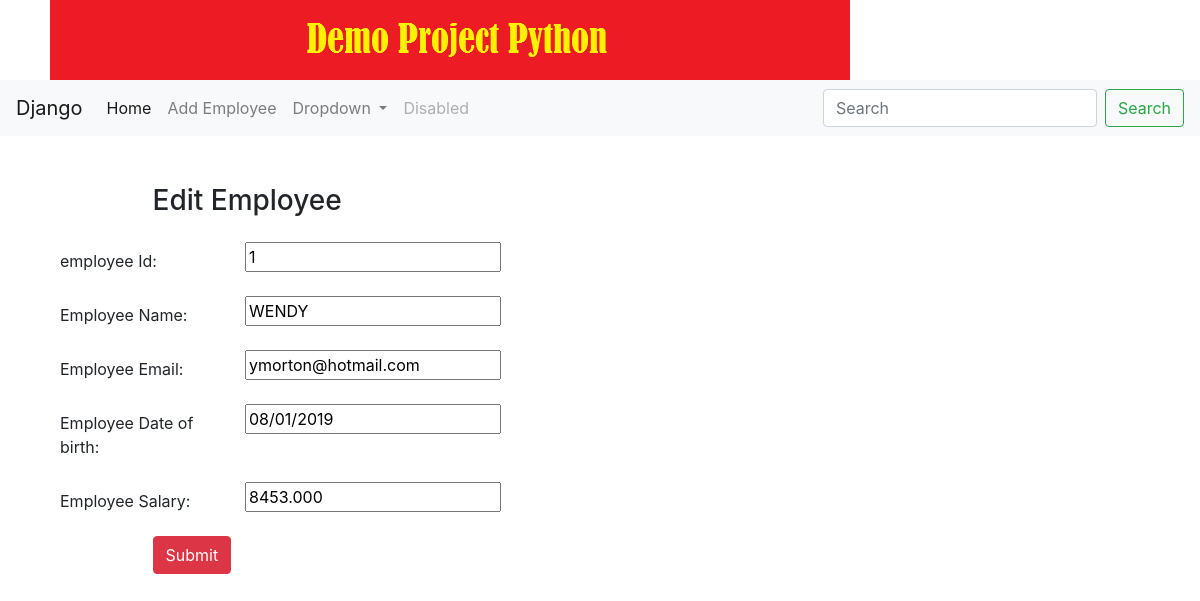
Screenshot of /edit/1 with the database file from the repository.
### less4App/models.py (models this page shows, shortened)
class Employee(models.Model):
    id = models.AutoField(primary_key=True)
    name = models.CharField("Employee Name", max_length=100)
    email = models.EmailField("Email Address", max_length=100)
    dob = models.DateTimeField("Date of Birth")
    salary = models.FloatField("Basic Salary")
    class Meta:
        db_table = "employees"

### less4App/views.py (the view)
# urls.py: path('edit/<int:id>',views.edit),
def edit(request, id):
    employee = Employee.objects.get(id=id)
    form = EmployeeForm(request.POST,request.FILES)
    return render(request, 'edit.html',{'employee': employee, 'form':form})

### less4App/forms.py
class EmployeeForm(forms.ModelForm):
    class Meta:
        model = Employee
        fields = "__all__"
        widgets = {
                'dob'   : forms.DateInput(attrs={'class':'form-control datepicker1'}),
                'name'  : forms.TextInput(attrs={'class': 'form-control'}),
                'email' : forms.TextInput(attrs={'class': 'form-control','placeholder': 'Email Address'}),
                'salary': forms.TextInput(attrs={'class': 'form-control'}),
        }

### templates/edit.html (shortened to what this page needs)
{% extends 'base.html'%}
{% block content %}
    <form  class="post-form" action="/update/{{employee.id}}" method="POST" >
        <div class="container">
    <br>
    <div class="">
        <br>
        <div class="form-group row">
          <label class="col-sm-1 col-form-label"></label>
          <div class="col-sm-4">
          <h3>Edit Employee</h3>
          </div>
        </div>
        <div class="form-group row">
        <label class="col-sm-2 col-form-label">employee Id:</label>
        <div class="col-sm-4">
          <input type="text" name="id" id="id_id" required maxlength="20" value="{{ employee.id }}"/>
        </div>
      </div>
      <div class="form-group row">
        <label class="col-sm-2 col-form-label">Employee Name:</label>
        <div class="col-sm-4">
          <input type="text" name="name" id="name" required maxlength="20" value="{{ employee.name | upper }}"/>
        </div>
      </div>
        <div class="form-group row">
        <label class="col-sm-2 col-form-label">Employee Email:</label>
        <div class="col-sm-4">
            <input type="text" name="email" id="email" required maxlength="20" value="{{ employee.email }}"/>
        </div>
      </div>
        <div class="form-group row">
        <label class="col-sm-2 col-form-label">Employee Date of birth:</label>
        <div class="col-sm-4">
            <input type="text" name="dob" id="dob" required maxlength="20" value="{{ employee.dob | date:"m/d/Y"}}"/>
        </div>
      </div>
      <div class="form-group row">
    <label class="col-sm-2 col-form-label">Employee Salary:</label>
    <div class="col-sm-4">
        <input type="text" name="salary" id="salary" required maxlength="200" value="{{ employee.salary | floatformat:"3"}}"/>
    </div>
  </div>
        <div class="form-group row">
        <label class="col-sm-1 col-form-label"></label>
        <div class="col-sm-4">
        <button type="submit" class="btn btn-danger">Submit</button>
        </div>
      </div>
        </div>
    </form>
    {% endblock %}

### rows the page displays
Employee: id "1", name "WENDY", email "ymorton@hotmail.com", dob "08/01/2019", salary "8453.000"
